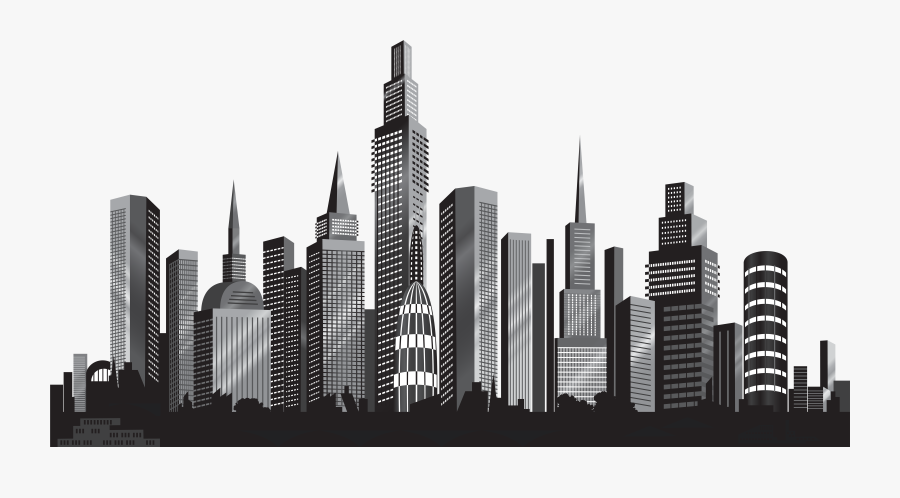
#> input picture building.png, 900 x 498 px; its folder holds only this picture in this run
$ python -i main.py   (imports and definitions only)   (older library calls are emulated)
#> lines starting #> are read from the running program, lines starting #| are printed output that depends on the picture
from tkinter import*
from tkinter import ttk
from PIL import Image, ImageTk
from tkinter import messagebox
import re

def main_screen():

    def switchtoquestion():
        root.destroy()
        recsystem()

    def switchtolist():
        root.destroy()
        program()

    def main_screen(root):

        global screen

        screen = root
        screen.geometry("1500x800")
        screen.configure(bg="#d7dae2")
        screen.title("Hotel System")

        scrollbar=ttk.Scrollbar(screen,orient='vertical')
        scrollbar.place(relx=1,rely=0,relheight=1,anchor='ne')

        lbltitle = Label(text="Looking for a Hotel?", font=("loma", 50, 'bold'), fg="black",bg="#d7dae2")
        lbltitle.pack(pady=50)
        lbltitle = Label(text="You have come to the right place!", font=("loma", 20, 'bold'), fg="black",bg="#d7dae2")
        lbltitle.pack(pady=10)

        bordercolour = Frame(screen, bg="black", width=700, height=390)
        bordercolour.pack(pady=0,padx=0)

        mainframe = Frame(bordercolour, bg="white", width=800, height=450)
        mainframe.pack(padx=5, pady=5)

        logo_img=Image.open('building.png')
#> logo_img is the input picture: PIL image 900x498 RGBA; mean R, G, B, A 190.6, 190.1, 190.6, 255
        logo_img=logo_img.resize((800,480),Image.ANTIALIAS)
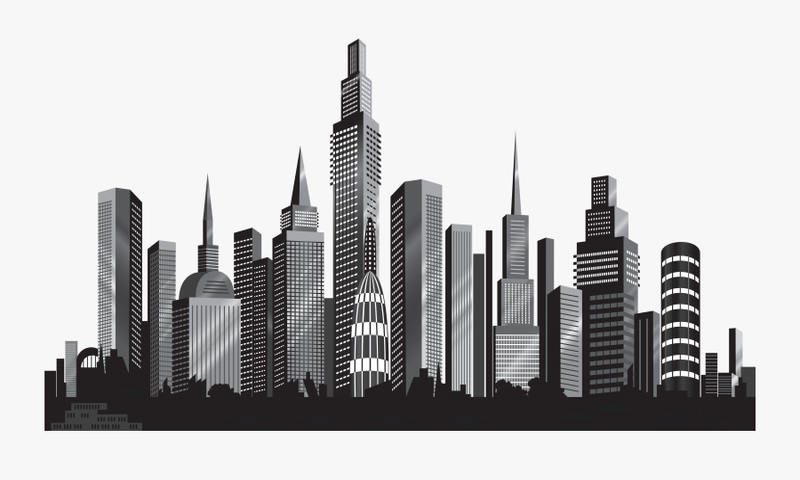
#> logo_img: PIL image 800x480 RGBA; mean R, G, B, A 190.5, 190, 190.5, 255
        photo_logo=ImageTk.PhotoImage(logo_img)

        title_lbl=Label(mainframe,image=photo_logo)
        title_lbl.place(x=0,y=0)

        Button(mainframe,text="Get Recommendations", font=("loma", 14, 'bold'), cursor='hand2', height="2",width=20,bg="#d7dae2",bd=4,command=switchtoquestion).place(x=50,y=170)
        Button(mainframe,text="View list of Hotels", font=("loma", 14, 'bold'), cursor='hand2', height="2",width=20,bg="#d7dae2",bd=4,command=switchtolist).place(x=500,y=170)
        screen.mainloop()

    root = Tk()
    main_screen(root)

# [380 lines left out: functions recsystem, program, not called in this run]

# [1 line not run here, left out]

>>> result = main_screen()
